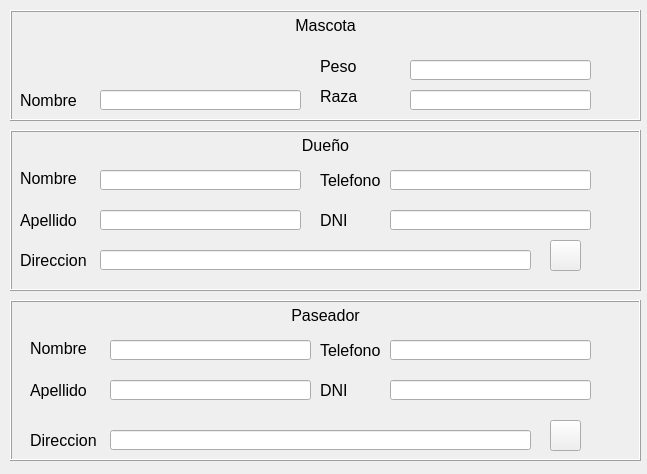
<?xml version="1.0" encoding="UTF-8"?>
<ui version="4.0">
 <class>Detalle_mascota</class>
 <widget class="QWidget" name="Detalle_mascota">
  <property name="windowModality">
   <enum>Qt::ApplicationModal</enum>
  </property>
  <property name="geometry">
   <rect>
    <x>0</x>
    <y>0</y>
    <width>647</width>
    <height>474</height>
   </rect>
  </property>
  <property name="font">
   <font>
    <family>Arial</family>
    <pointsize>12</pointsize>
   </font>
  </property>
  <property name="windowTitle">
   <string>Form</string>
  </property>
  <widget class="QLabel" name="label_3">
   <property name="geometry">
    <rect>
     <x>20</x>
     <y>90</y>
     <width>71</width>
     <height>20</height>
    </rect>
   </property>
   <property name="text">
    <string>Nombre</string>
   </property>
  </widget>
  <widget class="QLabel" name="label_4">
   <property name="geometry">
    <rect>
     <x>320</x>
     <y>90</y>
     <width>46</width>
     <height>13</height>
    </rect>
   </property>
   <property name="text">
    <string>Raza</string>
   </property>
  </widget>
  <widget class="QLabel" name="label_5">
   <property name="geometry">
    <rect>
     <x>320</x>
     <y>60</y>
     <width>46</width>
     <height>13</height>
    </rect>
   </property>
   <property name="text">
    <string>Peso</string>
   </property>
  </widget>
  <widget class="QLabel" name="label_6">
   <property name="geometry">
    <rect>
     <x>20</x>
     <y>170</y>
     <width>71</width>
     <height>16</height>
    </rect>
   </property>
   <property name="font">
    <font>
     <family>Arial</family>
     <pointsize>12</pointsize>
    </font>
   </property>
   <property name="text">
    <string>Nombre</string>
   </property>
  </widget>
  <widget class="QLabel" name="label_7">
   <property name="geometry">
    <rect>
     <x>20</x>
     <y>210</y>
     <width>71</width>
     <height>20</height>
    </rect>
   </property>
   <property name="font">
    <font>
     <family>Arial</family>
     <pointsize>12</pointsize>
    </font>
   </property>
   <property name="text">
    <string>Apellido</string>
   </property>
  </widget>
  <widget class="QLabel" name="label_8">
   <property name="geometry">
    <rect>
     <x>20</x>
     <y>250</y>
     <width>81</width>
     <height>20</height>
    </rect>
   </property>
   <property name="font">
    <font>
     <family>Arial</family>
     <pointsize>12</pointsize>
    </font>
   </property>
   <property name="text">
    <string>Direccion</string>
   </property>
  </widget>
  <widget class="QLabel" name="label_9">
   <property name="geometry">
    <rect>
     <x>320</x>
     <y>170</y>
     <width>81</width>
     <height>20</height>
    </rect>
   </property>
   <property name="text">
    <string>Telefono</string>
   </property>
  </widget>
  <widget class="QLabel" name="label_10">
   <property name="geometry">
    <rect>
     <x>320</x>
     <y>210</y>
     <width>71</width>
     <height>20</height>
    </rect>
   </property>
   <property name="text">
    <string>DNI</string>
   </property>
  </widget>
  <widget class="QLineEdit" name="linea_nombre_duenio">
   <property name="geometry">
    <rect>
     <x>100</x>
     <y>170</y>
     <width>201</width>
     <height>20</height>
    </rect>
   </property>
  </widget>
  <widget class="QLineEdit" name="linea_nombre_mascota">
   <property name="geometry">
    <rect>
     <x>100</x>
     <y>90</y>
     <width>201</width>
     <height>20</height>
    </rect>
   </property>
  </widget>
  <widget class="QLineEdit" name="linea_raza_mascota">
   <property name="geometry">
    <rect>
     <x>410</x>
     <y>90</y>
     <width>181</width>
     <height>20</height>
    </rect>
   </property>
  </widget>
  <widget class="QLineEdit" name="linea_peso_mascota">
   <property name="geometry">
    <rect>
     <x>410</x>
     <y>60</y>
     <width>181</width>
     <height>20</height>
    </rect>
   </property>
  </widget>
  <widget class="QLineEdit" name="linea_apellido_duenio">
   <property name="geometry">
    <rect>
     <x>100</x>
     <y>210</y>
     <width>201</width>
     <height>20</height>
    </rect>
   </property>
  </widget>
  <widget class="QLineEdit" name="linea_direccion_duenio">
   <property name="geometry">
    <rect>
     <x>100</x>
     <y>250</y>
     <width>431</width>
     <height>20</height>
    </rect>
   </property>
  </widget>
  <widget class="QLineEdit" name="linea_telefono_duenio">
   <property name="geometry">
    <rect>
     <x>390</x>
     <y>170</y>
     <width>201</width>
     <height>20</height>
    </rect>
   </property>
  </widget>
  <widget class="QLineEdit" name="linea_dni_duenio">
   <property name="geometry">
    <rect>
     <x>390</x>
     <y>210</y>
     <width>201</width>
     <height>20</height>
    </rect>
   </property>
  </widget>
  <widget class="QLabel" name="label_11">
   <property name="geometry">
    <rect>
     <x>10</x>
     <y>300</y>
     <width>631</width>
     <height>161</height>
    </rect>
   </property>
   <property name="frameShape">
    <enum>QFrame::Box</enum>
   </property>
   <property name="frameShadow">
    <enum>QFrame::Raised</enum>
   </property>
   <property name="text">
    <string>Paseador</string>
   </property>
   <property name="alignment">
    <set>Qt::AlignHCenter|Qt::AlignTop</set>
   </property>
  </widget>
  <widget class="QLabel" name="label_12">
   <property name="geometry">
    <rect>
     <x>30</x>
     <y>340</y>
     <width>71</width>
     <height>16</height>
    </rect>
   </property>
   <property name="font">
    <font>
     <family>Arial</family>
     <pointsize>12</pointsize>
    </font>
   </property>
   <property name="text">
    <string>Nombre</string>
   </property>
  </widget>
  <widget class="QLabel" name="label_13">
   <property name="geometry">
    <rect>
     <x>30</x>
     <y>380</y>
     <width>71</width>
     <height>20</height>
    </rect>
   </property>
   <property name="font">
    <font>
     <family>Arial</family>
     <pointsize>12</pointsize>
    </font>
   </property>
   <property name="text">
    <string>Apellido</string>
   </property>
  </widget>
  <widget class="QLabel" name="label_14">
   <property name="geometry">
    <rect>
     <x>30</x>
     <y>430</y>
     <width>81</width>
     <height>20</height>
    </rect>
   </property>
   <property name="font">
    <font>
     <family>Arial</family>
     <pointsize>12</pointsize>
    </font>
   </property>
   <property name="text">
    <string>Direccion</string>
   </property>
  </widget>
  <widget class="QLabel" name="label_15">
   <property name="geometry">
    <rect>
     <x>320</x>
     <y>340</y>
     <width>81</width>
     <height>20</height>
    </rect>
   </property>
   <property name="text">
    <string>Telefono</string>
   </property>
  </widget>
  <widget class="QLabel" name="label_16">
   <property name="geometry">
    <rect>
     <x>320</x>
     <y>380</y>
     <width>71</width>
     <height>20</height>
    </rect>
   </property>
   <property name="text">
    <string>DNI</string>
   </property>
  </widget>
  <widget class="QLineEdit" name="linea_nombre_paseador">
   <property name="geometry">
    <rect>
     <x>110</x>
     <y>340</y>
     <width>201</width>
     <height>20</height>
    </rect>
   </property>
  </widget>
  <widget class="QLineEdit" name="linea_apellido_paseador">
   <property name="geometry">
    <rect>
     <x>110</x>
     <y>380</y>
     <width>201</width>
     <height>20</height>
    </rect>
   </property>
  </widget>
  <widget class="QLineEdit" name="linea_direccion_paseador">
   <property name="geometry">
    <rect>
     <x>110</x>
     <y>430</y>
     <width>421</width>
     <height>20</height>
    </rect>
   </property>
  </widget>
  <widget class="QLineEdit" name="linea_telefono_paseador">
   <property name="geometry">
    <rect>
     <x>390</x>
     <y>340</y>
     <width>201</width>
     <height>20</height>
    </rect>
   </property>
  </widget>
  <widget class="QLineEdit" name="linea_dni_paseador">
   <property name="geometry">
    <rect>
     <x>390</x>
     <y>380</y>
     <width>201</width>
     <height>20</height>
    </rect>
   </property>
  </widget>
  <widget class="QPushButton" name="boton_mapa">
   <property name="geometry">
    <rect>
     <x>550</x>
     <y>420</y>
     <width>31</width>
     <height>31</height>
    </rect>
   </property>
   <property name="cursor">
    <cursorShape>PointingHandCursor</cursorShape>
   </property>
   <property name="autoFillBackground">
    <bool>false</bool>
   </property>
   <property name="text">
    <string/>
   </property>
   <property name="icon">
    <iconset>
     <normaloff>maps-icon.png</normaloff>maps-icon.png</iconset>
   </property>
   <property name="iconSize">
    <size>
     <width>35</width>
     <height>35</height>
    </size>
   </property>
  </widget>
  <widget class="QPushButton" name="boton_mapa_2">
   <property name="geometry">
    <rect>
     <x>550</x>
     <y>240</y>
     <width>31</width>
     <height>31</height>
    </rect>
   </property>
   <property name="cursor">
    <cursorShape>PointingHandCursor</cursorShape>
   </property>
   <property name="autoFillBackground">
    <bool>false</bool>
   </property>
   <property name="text">
    <string/>
   </property>
   <property name="icon">
    <iconset>
     <normaloff>maps-icon.png</normaloff>maps-icon.png</iconset>
   </property>
   <property name="iconSize">
    <size>
     <width>35</width>
     <height>35</height>
    </size>
   </property>
  </widget>
  <widget class="QLabel" name="label_17">
   <property name="geometry">
    <rect>
     <x>10</x>
     <y>130</y>
     <width>631</width>
     <height>161</height>
    </rect>
   </property>
   <property name="frameShape">
    <enum>QFrame::Box</enum>
   </property>
   <property name="frameShadow">
    <enum>QFrame::Raised</enum>
   </property>
   <property name="text">
    <string>Dueño</string>
   </property>
   <property name="alignment">
    <set>Qt::AlignHCenter|Qt::AlignTop</set>
   </property>
  </widget>
  <widget class="QLabel" name="label_18">
   <property name="geometry">
    <rect>
     <x>10</x>
     <y>10</y>
     <width>631</width>
     <height>111</height>
    </rect>
   </property>
   <property name="frameShape">
    <enum>QFrame::Box</enum>
   </property>
   <property name="frameShadow">
    <enum>QFrame::Raised</enum>
   </property>
   <property name="text">
    <string>Mascota</string>
   </property>
   <property name="alignment">
    <set>Qt::AlignHCenter|Qt::AlignTop</set>
   </property>
  </widget>
  <zorder>label_17</zorder>
  <zorder>label_11</zorder>
  <zorder>label_3</zorder>
  <zorder>label_4</zorder>
  <zorder>label_5</zorder>
  <zorder>label_6</zorder>
  <zorder>label_7</zorder>
  <zorder>label_8</zorder>
  <zorder>label_9</zorder>
  <zorder>label_10</zorder>
  <zorder>linea_nombre_duenio</zorder>
  <zorder>linea_nombre_mascota</zorder>
  <zorder>linea_raza_mascota</zorder>
  <zorder>linea_peso_mascota</zorder>
  <zorder>linea_apellido_duenio</zorder>
  <zorder>linea_direccion_duenio</zorder>
  <zorder>linea_telefono_duenio</zorder>
  <zorder>linea_dni_duenio</zorder>
  <zorder>label_12</zorder>
  <zorder>label_13</zorder>
  <zorder>label_14</zorder>
  <zorder>label_15</zorder>
  <zorder>label_16</zorder>
  <zorder>linea_nombre_paseador</zorder>
  <zorder>linea_apellido_paseador</zorder>
  <zorder>linea_direccion_paseador</zorder>
  <zorder>linea_telefono_paseador</zorder>
  <zorder>linea_dni_paseador</zorder>
  <zorder>boton_mapa</zorder>
  <zorder>boton_mapa_2</zorder>
  <zorder>label_18</zorder>
 </widget>
 <resources/>
 <connections/>
</ui>
